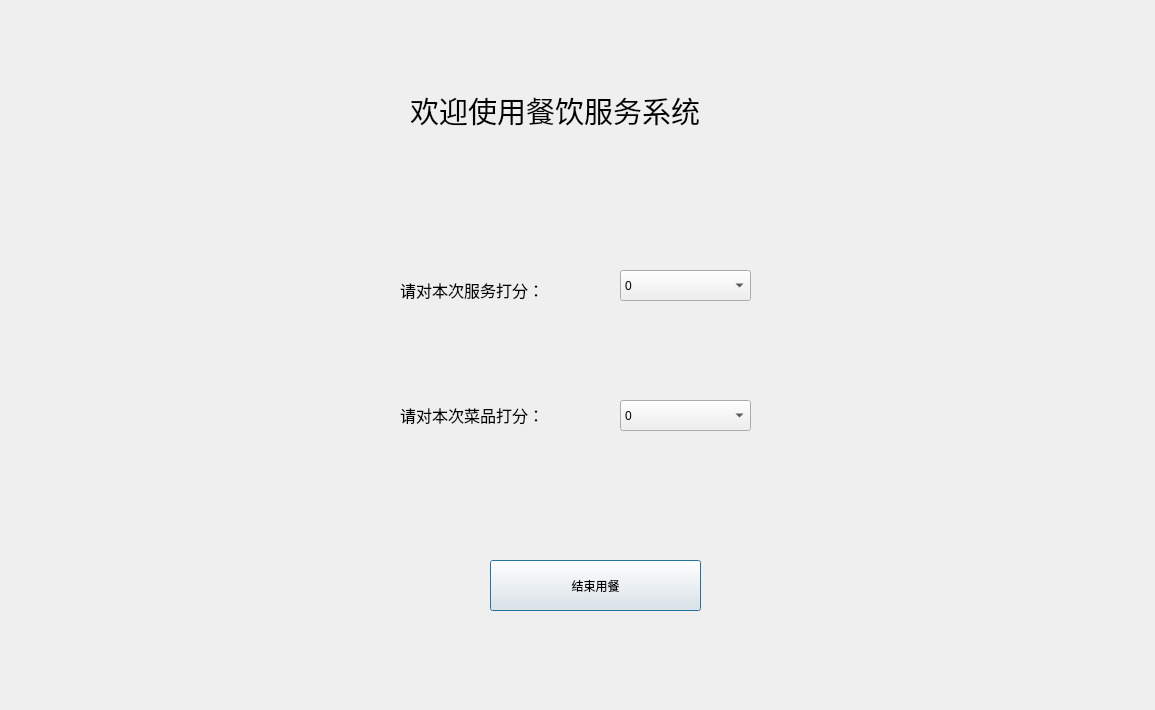
<?xml version="1.0" encoding="UTF-8"?>
<ui version="4.0">
 <class>comment</class>
 <widget class="QDialog" name="comment">
  <property name="geometry">
   <rect>
    <x>0</x>
    <y>0</y>
    <width>1155</width>
    <height>710</height>
   </rect>
  </property>
  <property name="windowTitle">
   <string>Dialog</string>
  </property>
  <widget class="QLabel" name="label">
   <property name="geometry">
    <rect>
     <x>410</x>
     <y>40</y>
     <width>451</width>
     <height>141</height>
    </rect>
   </property>
   <property name="text">
    <string>&lt;html&gt;&lt;head/&gt;&lt;body&gt;&lt;p&gt;&lt;span style=&quot; font-size:22pt;&quot;&gt;欢迎使用餐饮服务系统&lt;/span&gt;&lt;/p&gt;&lt;/body&gt;&lt;/html&gt;</string>
   </property>
  </widget>
  <widget class="QLabel" name="label_2">
   <property name="geometry">
    <rect>
     <x>400</x>
     <y>250</y>
     <width>201</width>
     <height>81</height>
    </rect>
   </property>
   <property name="text">
    <string>&lt;html&gt;&lt;head/&gt;&lt;body&gt;&lt;p&gt;&lt;span style=&quot; font-size:12pt;&quot;&gt;请对本次服务打分：&lt;/span&gt;&lt;/p&gt;&lt;/body&gt;&lt;/html&gt;</string>
   </property>
  </widget>
  <widget class="QLabel" name="label_3">
   <property name="geometry">
    <rect>
     <x>400</x>
     <y>370</y>
     <width>191</width>
     <height>91</height>
    </rect>
   </property>
   <property name="text">
    <string>&lt;html&gt;&lt;head/&gt;&lt;body&gt;&lt;p&gt;&lt;span style=&quot; font-size:12pt;&quot;&gt;请对本次菜品打分：&lt;/span&gt;&lt;/p&gt;&lt;/body&gt;&lt;/html&gt;</string>
   </property>
  </widget>
  <widget class="QPushButton" name="pushButton">
   <property name="geometry">
    <rect>
     <x>490</x>
     <y>560</y>
     <width>211</width>
     <height>51</height>
    </rect>
   </property>
   <property name="text">
    <string>结束用餐</string>
   </property>
  </widget>
  <widget class="QComboBox" name="comboBox">
   <property name="geometry">
    <rect>
     <x>620</x>
     <y>270</y>
     <width>131</width>
     <height>31</height>
    </rect>
   </property>
   <property name="whatsThis">
    <string>&lt;html&gt;&lt;head/&gt;&lt;body&gt;&lt;p&gt;请选择一个分数&lt;/p&gt;&lt;/body&gt;&lt;/html&gt;</string>
   </property>
   <item>
    <property name="text">
     <string>0</string>
    </property>
   </item>
   <item>
    <property name="text">
     <string>1</string>
    </property>
   </item>
   <item>
    <property name="text">
     <string>2</string>
    </property>
   </item>
   <item>
    <property name="text">
     <string>3</string>
    </property>
   </item>
   <item>
    <property name="text">
     <string>4</string>
    </property>
   </item>
   <item>
    <property name="text">
     <string>5</string>
    </property>
   </item>
   <item>
    <property name="text">
     <string>6</string>
    </property>
   </item>
   <item>
    <property name="text">
     <string>7</string>
    </property>
   </item>
   <item>
    <property name="text">
     <string>8</string>
    </property>
   </item>
   <item>
    <property name="text">
     <string>9</string>
    </property>
   </item>
   <item>
    <property name="text">
     <string>10</string>
    </property>
   </item>
  </widget>
  <widget class="QComboBox" name="comboBox_2">
   <property name="geometry">
    <rect>
     <x>620</x>
     <y>400</y>
     <width>131</width>
     <height>31</height>
    </rect>
   </property>
   <item>
    <property name="text">
     <string>0</string>
    </property>
   </item>
   <item>
    <property name="text">
     <string>1</string>
    </property>
   </item>
   <item>
    <property name="text">
     <string>2</string>
    </property>
   </item>
   <item>
    <property name="text">
     <string>3</string>
    </property>
   </item>
   <item>
    <property name="text">
     <string>4</string>
    </property>
   </item>
   <item>
    <property name="text">
     <string>5</string>
    </property>
   </item>
   <item>
    <property name="text">
     <string>6</string>
    </property>
   </item>
   <item>
    <property name="text">
     <string>7</string>
    </property>
   </item>
   <item>
    <property name="text">
     <string>8</string>
    </property>
   </item>
   <item>
    <property name="text">
     <string>9</string>
    </property>
   </item>
   <item>
    <property name="text">
     <string>10</string>
    </property>
   </item>
  </widget>
 </widget>
 <resources/>
 <connections>
  <connection>
   <sender>pushButton</sender>
   <signal>clicked()</signal>
   <receiver>comment</receiver>
   <slot>close()</slot>
   <hints>
    <hint type="sourcelabel">
     <x>925</x>
     <y>615</y>
    </hint>
    <hint type="destinationlabel">
     <x>577</x>
     <y>354</y>
    </hint>
   </hints>
  </connection>
 </connections>
</ui>
